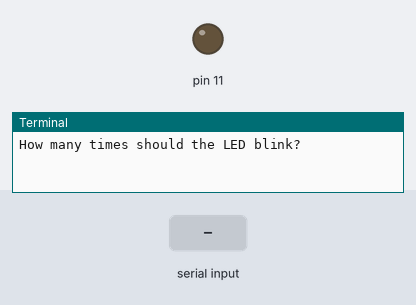
This program was run on a simulated Raspberry Pi (header pin numbers). Parts: output pins drawn as LEDs (lit = HIGH), the last lines printed to the terminal. Dashed ring = blinking. The inputs (shaded band) are chosen by the test bench.

Above: at 1.2 s.
1.3 s: "5" typed at the terminal, then Enter
At 1.6 s:
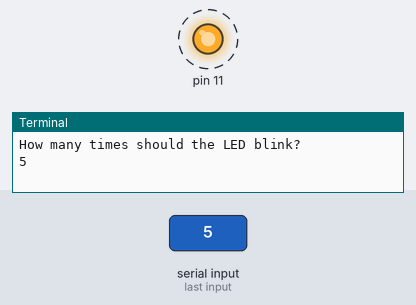
4.3 s: "y" typed at the terminal, then Enter
7.3 s: "90" typed at the terminal, then Enter
At 7.7 s:
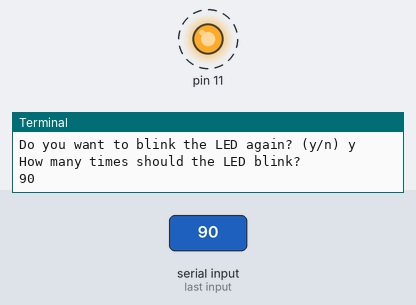
Timing chart, 0 to 16.3 s (numbered marks = the images above; inputs shaded):
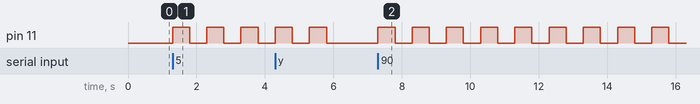

Measured:
- after the input at 1.3 s, pin 11: alternates HIGH for 0.50 s and LOW for 0.50 s, starting at once
- after the input at 7.3 s, pin 11: alternates HIGH for 0.50 s and LOW for 0.50 s, starting at once

The program:

blinkex.py
```python
import RPi.GPIO as GPIO
import time
GPIO.setmode(GPIO.BOARD)
GPIO.setup(11, GPIO.OUT)

try:
    while True:
        blink_count = int(input("How many times should the LED blink? "))
        for i in range(blink_count):
            GPIO.output(11, 1)
            time.sleep(0.5)
            GPIO.output(11, 0)
            time.sleep(0.5)
        repeat = input("Do you want to blink the LED again? (y/n) ")
        if repeat.lower() != "y":
            break
except KeyboardInterrupt:
    GPIO.cleanup()
```
